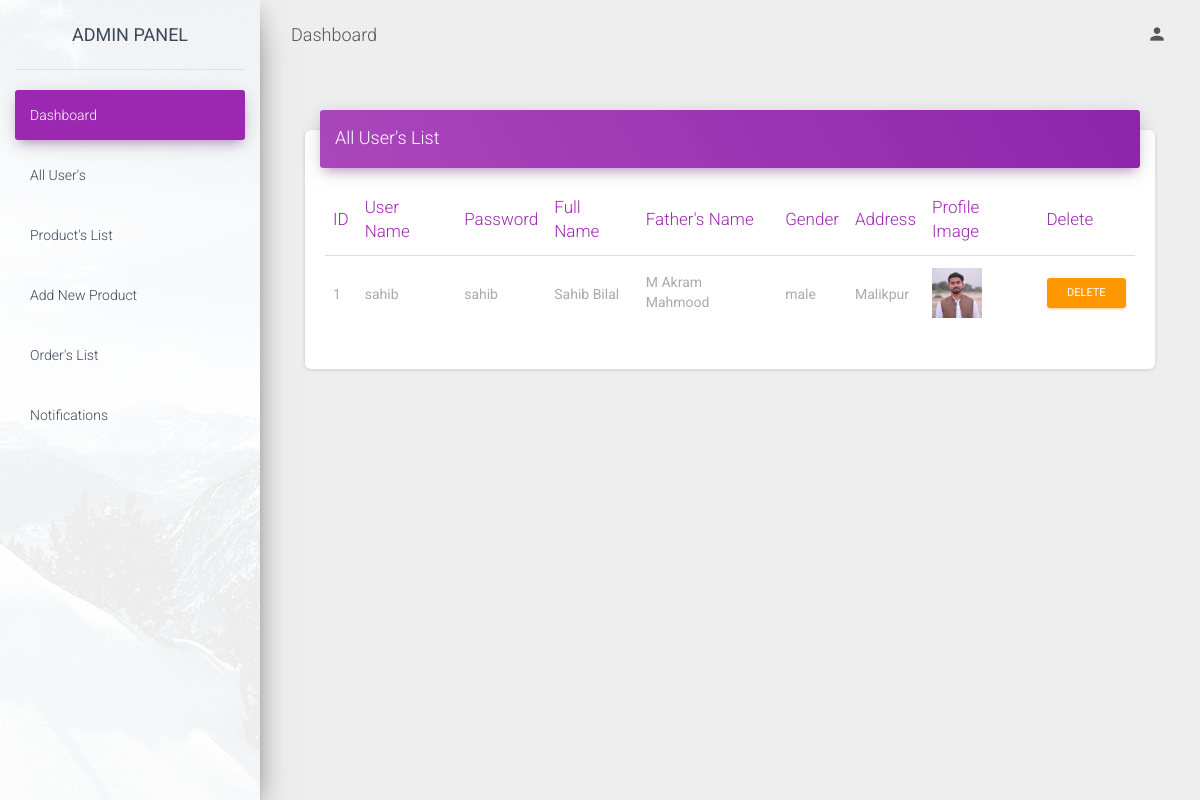
Page /admin/all_users.php (signed in) on the committed database.
### tables this page shows
CREATE TABLE `regestration` (
  `id` int(50) NOT NULL,
  `username` varchar(50) NOT NULL,
  `pass` varchar(50) NOT NULL,
  `full_name` varchar(50) NOT NULL,
  `father_name` varchar(50) NOT NULL,
  `gender` varchar(50) NOT NULL,
  `address` varchar(50) NOT NULL,
  `profile_img` varchar(50) NOT NULL
);

### admin/all_users.php (the view)
<?php
  include 'header.php';
?>
  <div class="wrapper ">
    <?php include 'sidebar.php'; ?>
    <div class="main-panel">
      <?php include 'navbar.php'; ?>
      <div class="content">
        <div class="container-fluid">
          <div class="row">
            <div class="col-md-12">
              <div class="card">
                <div class="card-header card-header-primary">
                  <h4 class="card-title ">All User's List</h4>
                </div>
                <div class="card-body">
                  <div class="table-responsive">
                    <table class="table">
                      <thead class=" text-primary">
                        <th>ID</th>
                        <th>User Name</th>
                        <th>Password</th>
                        <th>Full Name</th>
                        <th>Father's Name</th>
                        <th>Gender</th>
                        <th>Address</td>
                        <th>Profile Image</th>
                        <th>Delete</th>
                      </thead>
                      <?php
                      $id = 0;
                        include 'includes/conn.php';
                        $sql = "SELECT * FROM regestration ";
                        $result = mysqli_query($conn, $sql);
                        if (mysqli_num_rows($result) > 0) {
                        while($row = mysqli_fetch_assoc($result)) {
                          $id++;
                            ?>
                            <tr>
                              <td><label><?php echo $id;?></label></td>
                              <td><label><?php echo $row["username"];?></label></td>
                              <td><label><?php echo $row["pass"];?></label></td>
                              <td><label><?php echo $row["full_name"];?></label></td>
                              <td><label><?php echo $row["father_name"];?></label></td>
                              <td><label><?php echo $row["gender"];?></label></td>
                              <td><label><?php echo $row["address"];?></label></td>
                              <td><label>
                                <img src="<?php echo  '../' .$row["profile_img"];?>" width='50px' height='50px' />
                              </label></td>
                              <td><label><a href="delet_user.php?id=<?php echo $row['id'];?>" class="btn btn-warning btn-sm" name="delete">Delete</a></label></td>
                            </tr>
                            <?php
                            }
                        } else {
                            echo "<tr><th clospan='9'>0 results</th></tr>";
                        }
                        ?>
                    </table>
                  </div>
                </div>
              </div>
            </div>
          </div>
        </div>
      </div>
<?php
  include 'footer.php';
?>

### admin/assets/css/login.css (style rules this page uses)
.row { margin: 0 !important }

### rows in the picture
regestration: username "sahib", pass "sahib", full_name "Sahib Bilal", father_name "M Akram Mahmood", gender "male", address "Malikpur", profile_img (picture)
